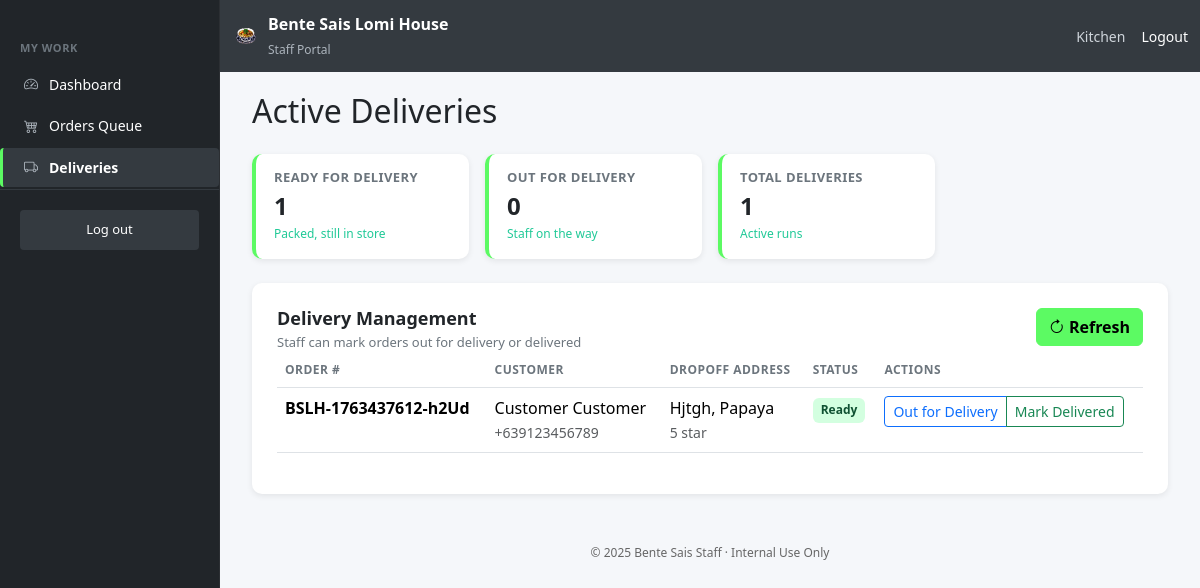
The page /staff/deliveries.php (signed in) on the database as committed earlier.
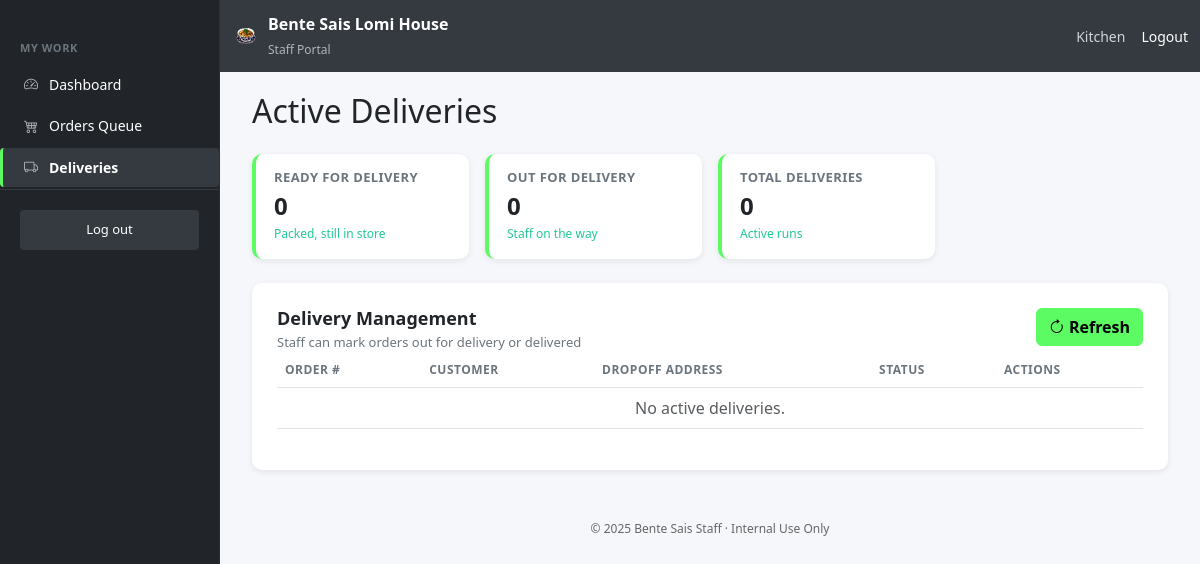
The same page on the database as committed later.
### tables this page shows
CREATE TABLE `orders` (
  `order_id` int(11) NOT NULL,
  `order_number` varchar(20) NOT NULL,
  `user_id` int(11) DEFAULT NULL,
  `order_type` enum('pickup','delivery') NOT NULL,
  `order_time` datetime NOT NULL,
  `preferred_time` datetime DEFAULT NULL,
  `status` enum('pending','confirmed','preparing','ready','out_for_delivery','delivered','completed','cancelled') DEFAULT 'pending',
  `subtotal` decimal(10,2) NOT NULL DEFAULT 0.00,
  `delivery_fee` decimal(10,2) NOT NULL DEFAULT 0.00,
  `tip_amount` decimal(10,2) NOT NULL DEFAULT 0.00,
  `total_amount` decimal(10,2) NOT NULL DEFAULT 0.00,
  `handler_id` int(11) DEFAULT NULL,
  `driver_id` int(11) DEFAULT NULL,
  `confirmed_at` datetime DEFAULT NULL,
  `preparing_at` datetime DEFAULT NULL,
  `ready_at` datetime DEFAULT NULL,
  `out_for_delivery_at` datetime DEFAULT NULL,
  `delivered_at` datetime DEFAULT NULL,
  `cancelled_at` datetime DEFAULT NULL,
  `created_at` datetime DEFAULT current_timestamp(),
  `updated_at` datetime DEFAULT current_timestamp() ON UPDATE current_timestamp()
);

CREATE TABLE `order_customer_details` (
  `detail_id` int(11) NOT NULL,
  `order_id` int(11) NOT NULL,
  `customer_first_name` varchar(50) NOT NULL,
  `customer_last_name` varchar(50) NOT NULL,
  `customer_phone` varchar(20) NOT NULL,
  `customer_email` varchar(100) DEFAULT NULL,
  `order_notes` text DEFAULT NULL
);

CREATE TABLE `order_addresses` (
  `order_address_id` int(11) NOT NULL,
  `order_id` int(11) NOT NULL,
  `street` varchar(255) DEFAULT NULL,
  `barangay` varchar(100) DEFAULT NULL,
  `city` varchar(100) DEFAULT NULL,
  `province` varchar(100) DEFAULT NULL,
  `floor_number` varchar(50) DEFAULT NULL,
  `apt_landmark` varchar(255) DEFAULT NULL
);

### includes/db_connect.php (called while the page is built, shortened)
<?php
$project_root_fs = dirname(__DIR__);
$document_root_fs = $_SERVER['DOCUMENT_ROOT'];
$project_root_norm = str_replace('\\', '/', $project_root_fs);
$document_root_norm = str_replace('\\', '/', $document_root_fs);
$project_root_norm = rtrim($project_root_norm, '/');
$document_root_norm = rtrim($document_root_norm, '/');
$base_path = str_replace($document_root_norm, '', $project_root_norm);
$BASE_URL = rtrim($base_path, '/');
?>

### includes/auth.php (called while the page is built, shortened)
<?php
function get_user_name() {
    return $_SESSION['name'] ?? null;
}
?>

### staff/deliveries.php (the view, shortened to what this page needs)
<?php
include __DIR__ . '/includes/header.php';
$stats_ready = $conn->query("
    SELECT COUNT(order_id) as total
    FROM orders
    WHERE status = 'ready' AND order_type = 'delivery'
")->fetch_assoc()['total'] ?? 0;
$stats_out = $conn->query("
    SELECT COUNT(order_id) as total
    FROM orders
    WHERE status = 'out_for_delivery' AND order_type = 'delivery'
")->fetch_assoc()['total'] ?? 0;
$stats_total = $stats_ready + $stats_out;
$delivery_query = "
    SELECT
        o.order_id,
        o.order_number,
        o.status,
        o.created_at,
        ocd.customer_first_name,
        ocd.customer_last_name,
        ocd.customer_phone,
        oa.street AS delivery_street,
        oa.barangay AS delivery_barangay,
        oa.apt_landmark AS delivery_instructions
    FROM orders o
    LEFT JOIN order_customer_details ocd ON o.order_id = ocd.order_id
    LEFT JOIN order_addresses oa ON o.order_id = oa.order_id
    WHERE o.order_type = 'delivery'
      AND o.status IN ('ready', 'out_for_delivery', 'confirmed')
    ORDER BY
        CASE o.status
            WHEN 'ready' THEN 1
            WHEN 'confirmed' THEN 2
            WHEN 'out_for_delivery' THEN 3
            ELSE 4
        END,
        o.created_at ASC;
";
$delivery_result = $conn->query($delivery_query);
?>
<div class="container-fluid">
  <?php include __DIR__ . '/includes/sidebar.php'; ?>
  <main class="main-content">
    <h2 class="mb-4">Active Deliveries</h2>
    <div class="row g-3 mb-4">
      <div class="col-sm-6 col-lg-3">
        <div class="stat-card">
          <h5>Ready for Delivery</h5>
          <div class="value"><?= $stats_ready ?></div>
          <div class="hint">Packed, still in store</div>
        </div>
      </div>
      <div class="col-sm-6 col-lg-3">
        <div class="stat-card">
          <h5>Out For Delivery</h5>
          <div class="value"><?= $stats_out ?></div>
          <div class="hint">Staff on the way</div>
        </div>
      </div>
      <div class="col-sm-6 col-lg-3">
        <div class="stat-card">
          <h5>Total Deliveries</h5>
          <div class="value"><?= $stats_total ?></div>
          <div class="hint">Active runs</div>
        </div>
      </div>
    </div>
    <section class="content-card">
      <div class="content-card-header">
        <div class="left">
          <h2>Delivery Management</h2>
          <p>Staff can mark orders out for delivery or delivered</p>
        </div>
        <div class="right">
          <button class="btn btn-success" onclick="location.reload();">
            <i class="bi bi-arrow-clockwise"></i> Refresh
          </button>
        </div>
      </div>
      <div class="table-responsive">
        <table class="table table-hover">
          <thead>
            <tr>
              <th>Order #</th>
              <th>Customer</th>
              <th>Dropoff Address</th>
              <th>Status</th>
              <th>Actions</th>
            </tr>
          </thead>
          <tbody>
            <?php if ($delivery_result && $delivery_result->num_rows > 0): ?>
              <?php while($order = $delivery_result->fetch_assoc()): ?>
                <?php
                  $status   = $order['status'];
                  $order_id = (int)$order['order_id'];
                  $status_map = [
                    'confirmed'        => 'badge-primary',
                    'ready'            => 'badge-success',
                    'out_for_delivery' => 'badge-info',
                  ];
                  $status_class = $status_map[$status] ?? 'badge-secondary';
                  $address = trim(($order['delivery_street'] ?? '') . ', ' . ($order['delivery_barangay'] ?? ''));
                ?>
                <tr data-order-id="<?= $order_id ?>">
                  <td><strong><?= htmlspecialchars($order['order_number'] ?? $order_id) ?></strong></td>
                  <td>
                    <?= htmlspecialchars($order['customer_first_name'] . ' ' . $order['customer_last_name']) ?><br>
                    <small class="text-muted"><?= htmlspecialchars($order['customer_phone']) ?></small>
                  </td>
                  <td>
                    <?= htmlspecialchars($address) ?><br>
                    <small class="text-muted"><?= htmlspecialchars($order['delivery_instructions'] ?? '') ?></small>
                  </td>
                  <td>
                    <span class="badge <?= $status_class ?> status-badge">
                      <?= htmlspecialchars(ucfirst(str_replace('_', ' ', $status))) ?>
                    </span>
                  </td>
                  <td class="actions-cell">
                    <?php if ($status == 'confirmed' || $status == 'ready'): ?>
                      <div class="btn-group btn-group-sm">
                        <button
                          class="btn btn-outline-primary btn-action"
                          data-action="out_for_delivery"
                          data-id="<?= $order_id ?>">
                          Out for Delivery
                        </button>
                        <button
                          class="btn btn-outline-success btn-action"
                          data-action="delivered"
                          data-id="<?= $order_id ?>">
                          Mark Delivered
                        </button>
                      </div>
                    <?php else: ?>
                      <span class="text-muted">No actions</span>
                    <?php endif; ?>
                  </td>
                </tr>
              <?php endwhile; ?>
            <?php else: ?>
               <tr>
                <td colspan="5" class="text-center text-muted">No active deliveries.</td>
              </tr>
            <?php endif; ?>
          </tbody>
        </table>
      </div>
    </section>
  </main>
</div>
<?php include __DIR__ . '/includes/footer.php'; ?>

### staff/includes/header.php (shortened to what this page needs)
<?php
require_once __DIR__ . '/../../includes/auth.php';
require_once __DIR__ . '/../../includes/db_connect.php';
?>
<!DOCTYPE html>
<html lang="en">
<head>
  <link href="https://cdn.jsdelivr.net/npm/bootstrap@5.3.2/dist/css/bootstrap.min.css" rel="stylesheet">
  <link rel="stylesheet" href="https://cdn.jsdelivr.net/npm/bootstrap-icons@1.11.1/font/bootstrap-icons.css">
  <link rel="stylesheet" href="<?= htmlspecialchars($BASE_URL) ?>/assets/css/admin_dashboard.css">
</head>
<body>
<header class="site-header">
  <div class="container-fluid">
    <div class="d-flex justify-content-between align-items-center">
      <div class="d-flex align-items-center">
        <div class="brand">
          <img src="<?= htmlspecialchars($BASE_URL) ?>/uploads/logo/logo.png" alt="Avocado Logo">
          <span>
            Bente Sais Lomi House<br>
            <small style="color:#adb5bd;font-weight:400;font-size:12px;line-height:1;">
              Staff Portal
            </small>
          </span>
        </div>
      </div>
      <div class="user-area">
        <span><?= htmlspecialchars(get_user_name() ?? 'Staff User') ?></span>
        <a href="<?= htmlspecialchars($BASE_URL) ?>/auth/logout.php">Logout</a>
      </div>
    </div>
  </div>
</header>

### staff/includes/sidebar.php
<nav class="sidebar" id="sidebar">
  <div class="section-label">My Work</div>
  <ul>
    <li>
      <a class="<?php echo basename($_SERVER['PHP_SELF']) === 'index.php' ? 'active' : ''; ?>"
         href="<?= htmlspecialchars($BASE_URL) ?>/staff/index.php"> <i class="bi bi-speedometer2"></i>
        <span>Dashboard</span>
      </a>
    </li>
    <li>
      <a class="<?php echo basename($_SERVER['PHP_SELF']) === 'view_orders.php' ? 'active' : ''; ?>"
         href="<?= htmlspecialchars($BASE_URL) ?>/staff/view_orders.php"> <i class="bi bi-cart4"></i>
        <span>Orders Queue</span>
      </a>
    </li>
    <li>
      <a class="<?php echo basename($_SERVER['PHP_SELF']) === 'deliveries.php' ? 'active' : ''; ?>"
         href="<?= htmlspecialchars($BASE_URL) ?>/staff/deliveries.php"> <i class="bi bi-truck"></i>
        <span>Deliveries</span>
      </a>
    </li>
  </ul>
  <div class="logout">
    <a href="<?= htmlspecialchars($BASE_URL) ?>/auth/logout.php"> Log out
    </a>
  </div>
</nav>

### staff/includes/footer.php (shortened to what this page needs)
<footer class="site-footer">
  <p>&copy; <?= date('Y') ?> Bente Sais Staff · Internal Use Only</p>
</footer>
</body>
</html>

### assets/css/admin_dashboard.css (style rules this page uses)
:root { --avocado-green: #5cfa63; --sidebar-width: 220px; }
body { font-family: "Segoe UI", Arial, sans-serif; background-color: #f5f7fa; }
.sidebar { background-color: #212529; width: var(--sidebar-width); min-height: 100vh; position: fixed; top: 0; left: 0; padding-top: 20px; color: #fff; border-right: 1px solid #2c2f33; z-index: 1000; transition: transform 0.3s ease; }
.sidebar .section-label { font-size: 11px; font-weight: 600; text-transform: uppercase; color: #6c757d; padding: 0 20px; margin: 20px 0 8px; letter-spacing: .05em; }
.sidebar ul { list-style: none; padding-left: 0; margin: 0; }
.sidebar ul li { margin: 2px 0; }
.sidebar ul li a { display: flex; align-items: center; gap: 10px; color: #fff; font-size: 14px; line-height: 1.4; padding: 10px 20px; text-decoration: none; border-left: 3px solid transparent; background-color: transparent; border-radius: 0; }
.sidebar ul li a.active { background-color: #343a40; border-left-color: var(--avocado-green); border-radius: 4px; font-weight: 600; color: #fff; }
.sidebar ul li a i { font-size: 14px; width: 16px; text-align: center; color: #adb5bd; }
.sidebar .logout { margin-top: auto; padding: 20px; border-top: 1px solid #343a40; }
.sidebar .logout a { background: #343a40; border-radius: 4px; color: #fff; font-size: 13px; padding: 10px 12px; text-decoration: none; display: flex; align-items: center; justify-content: center; }
.site-header { background-color: #343a40; color: #fff; padding: 12px 0; margin-left: var(--sidebar-width); transition: margin-left 0.3s ease; }
.site-header .brand { display: flex; align-items: center; gap: 8px; font-weight: 600; font-size: 16px; color: #fff; }
.site-header .brand img { height: 28px; width: 28px; border-radius: 6px; object-fit: cover; }
.site-header .user-area { display: flex; align-items: center; gap: 16px; font-size: 14px; color: #ced4da; }
.site-header .user-area a { color: #fff; text-decoration: none; font-weight: 500; }
.main-content { margin-left: var(--sidebar-width); padding: 20px; transition: margin-left 0.3s ease; }
.stat-card { background: #fff; border-radius: 10px; box-shadow: 0 2px 6px rgba(0,0,0,0.08); border-left: 4px solid var(--avocado-green); padding: 16px 18px; height: 100%; }
.stat-card h5 { margin: 0 0 6px; font-size: 13px; font-weight: 600; color: #6c757d; text-transform: uppercase; letter-spacing: .03em; }
.stat-card .value { font-size: 24px; font-weight: 600; color: #212529; line-height: 1.2; }
.stat-card .hint { font-size: 12px; color: #20c997; margin-top: 4px; }
.content-card { background: #fff; padding: 25px; border-radius: 10px; box-shadow: 0 2px 6px rgba(0,0,0,0.08); margin-bottom: 20px; }
.content-card-header { display: flex; justify-content: space-between; flex-wrap: wrap; gap: 12px; align-items: flex-start; }
.content-card-header .left h2 { font-size: 18px; color: #212529; margin: 0; font-weight: 600; line-height: 1.2; }
.content-card-header .left p { font-size: 13px; color: #6c757d; margin: 4px 0 0; }
.site-footer { text-align: center; padding: 10px; color: #666; font-size: 12px; background: transparent; margin-left: var(--sidebar-width); transition: margin-left 0.3s ease; }
.btn-success { background-color: var(--avocado-green); border-color: var(--avocado-green); color: #000; font-weight: 600; }
.table th { border-top: none; font-weight: 600; font-size: 12px; text-transform: uppercase; letter-spacing: .04em; color: #6c757d; }
.badge { display: inline-block; font-size: 12px; line-height: 1.4; padding: 4px 8px; border-radius: 6px; font-weight: 600; }
.badge-success { background: #d3ffe0; color: #0f5132; }
.table .btn-group .btn { display: inline-flex; align-items: center; gap: 5px; }

Rows that differ between the two databases and show on the page:
no longer on this page (row edited): orders: order_number "BSLH-1763437612-h2Ud", order_customer_details.customer_first_name+customer_last_name "Customer Customer", order_customer_details.customer_phone "+639123456789", order_addresses.street+barangay "Hjtgh, Papaya", order_addresses.apt_landmark "5 star", status "Ready"
Other text that changed with them:
$stats_ready: "1" → "0"
$stats_total: "1" → "0"
text now shown: "No active deliveries."
